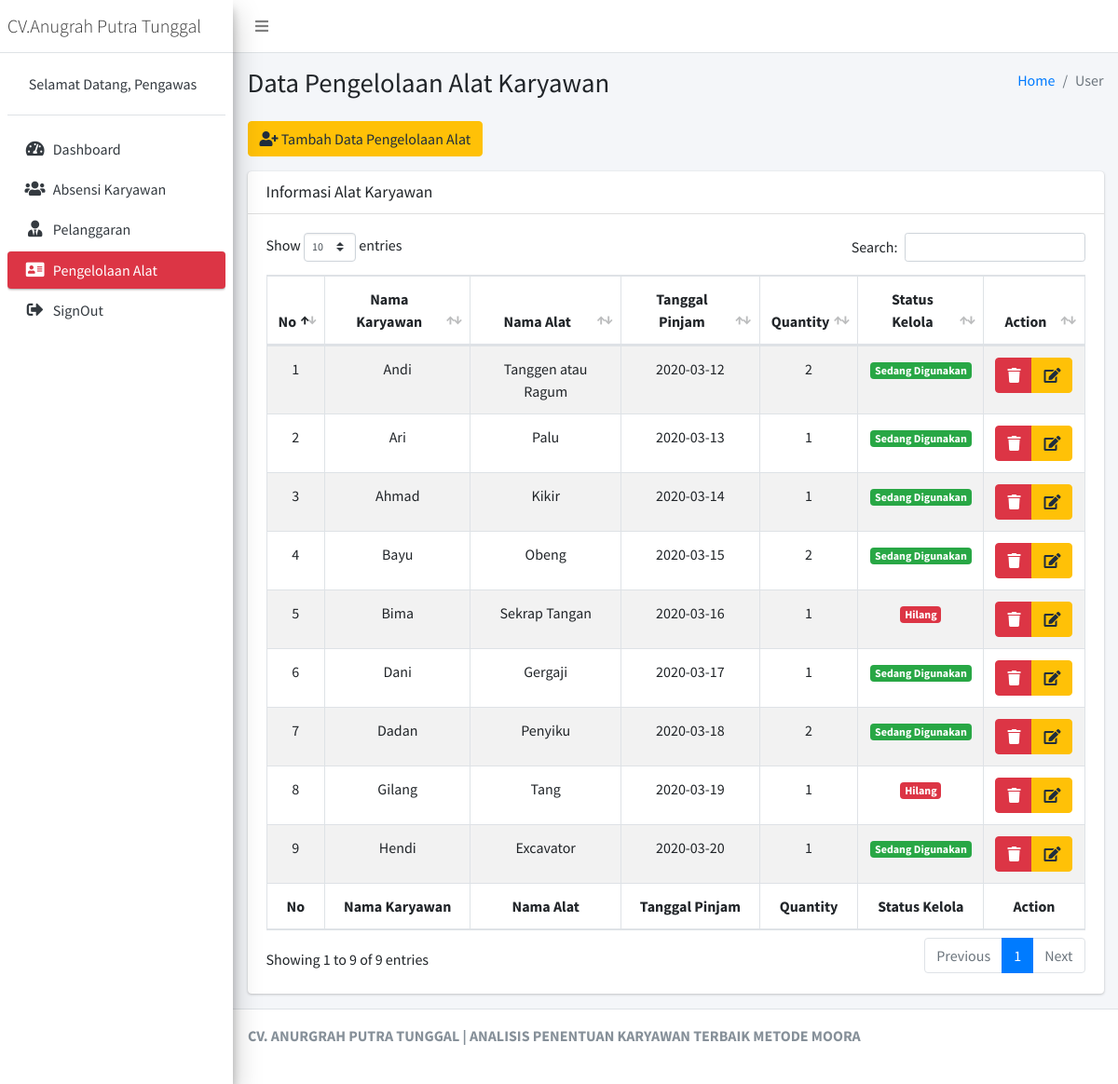
/Pengawas/cPengelolaan (signed in), run on an earlier commit of the app's database.
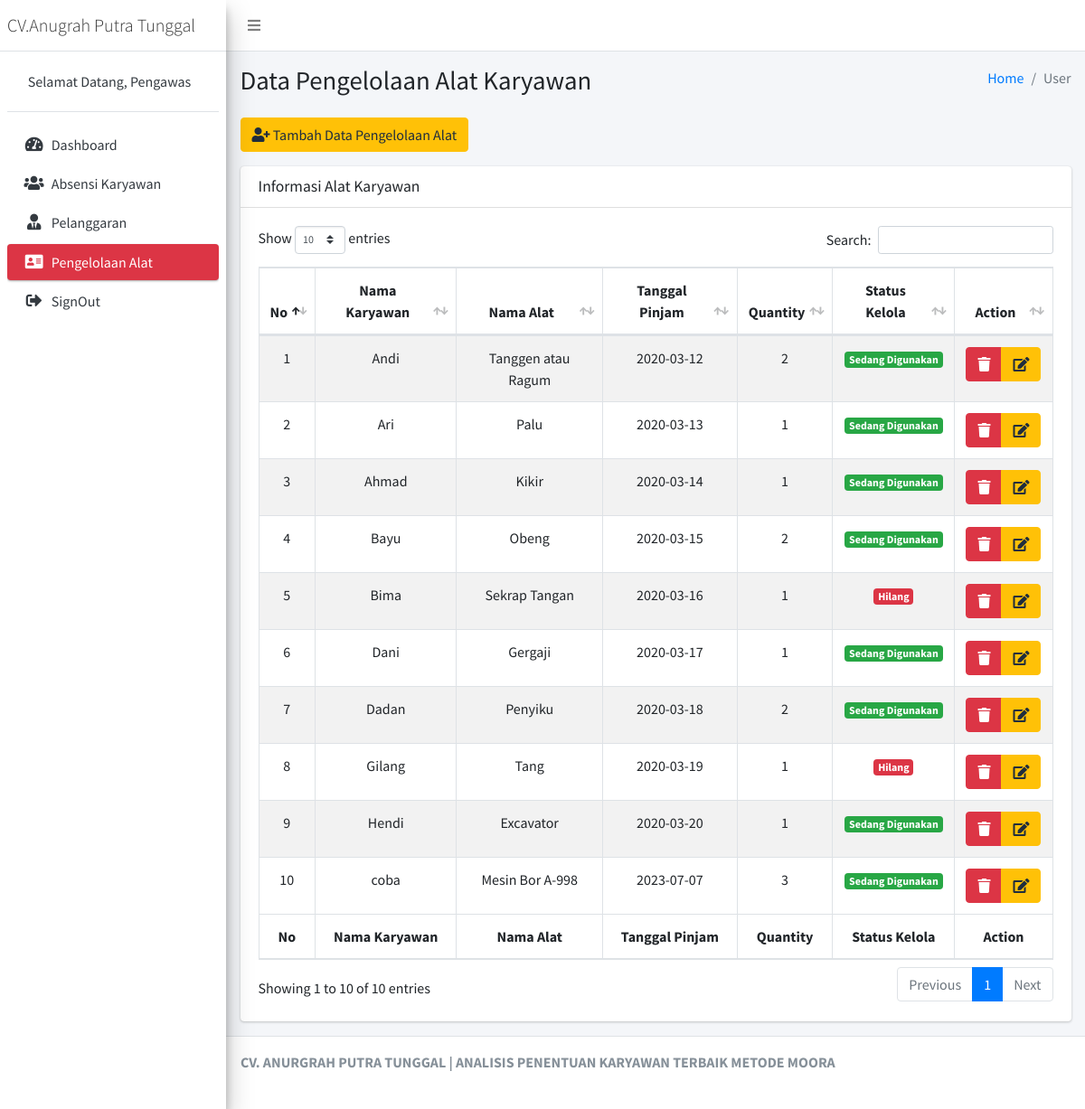
And on a later commit of the database.
### tables this page shows
CREATE TABLE `tbl_pengelolaan_alat` (
  `id_pengelolaan_alat` int(11) NOT NULL,
  `id_karyawan` int(11) NOT NULL,
  `nama_alat` varchar(125) NOT NULL,
  `qty` int(11) NOT NULL,
  `tgl_pinjam` varchar(15) NOT NULL,
  `stat_kelola` int(11) NOT NULL
);

CREATE TABLE `tbl_karyawan` (
  `id_karyawan` int(11) NOT NULL,
  `nama_karyawan` varchar(125) NOT NULL,
  `jk_karyawan` varchar(125) NOT NULL,
  `alamat_karyawan` text NOT NULL,
  `no_hp_karyawan` varchar(125) NOT NULL,
  `divisi` varchar(125) NOT NULL,
  `jabatan` varchar(125) NOT NULL,
  `tgl_mulai` varchar(125) NOT NULL
);

### application/controllers/Pengawas/cPengelolaan.php (called while the page is built, shortened)
<?php
class cPengelolaan extends CI_Controller
{
	public function __construct()
	{
		$this->load->model('mPengelolaan');
		$this->load->model('mKaryawan');
	}
	public function index()
	{
		$data = array(
			'pengelolaan' => $this->mPengelolaan->select(),
			'karyawan' => $this->mKaryawan->select()
		);
		$this->load->view('Pengawas/Layout/head');
		$this->load->view('Pengawas/Layout/aside');
		$this->load->view('Pengawas/vPengelolaan', $data);
		$this->load->view('Pengawas/Layout/footer');
	}
}

### index.php (called while the page is built, shortened)
<?php
require_once BASEPATH.'core/CodeIgniter.php';

### application/models/mPengelolaan.php (called while the page is built, shortened)
<?php
class mPengelolaan extends CI_Model
{
	public function select()
	{
		$this->db->select('*');
		$this->db->from('tbl_pengelolaan_alat');
		$this->db->join('tbl_karyawan', 'tbl_pengelolaan_alat.id_karyawan = tbl_karyawan.id_karyawan', 'left');
		return $this->db->get()->result();
	}
}

### application/views/Pengawas/vPengelolaan.php (the view, shortened to what this page needs)
<div class="content-wrapper">
	<section class="content-header">
		<div class="container-fluid">
			<div class="row mb-2">
				<div class="col-sm-6">
					<h1>Data Pengelolaan Alat Karyawan</h1>
				</div>
				<div class="col-sm-6">
					<ol class="breadcrumb float-sm-right">
						<li class="breadcrumb-item"><a href="#">Home</a></li>
						<li class="breadcrumb-item active">User</li>
					</ol>
				</div>
			</div>
		</div>
	</section>
	<section class="content">
		<div class="container-fluid">
			<div class="row">
				<div class="col-12  ">
					<button type="button" class="btn btn-warning mb-3" data-toggle="modal" data-target="#modal-default">
						<i class="fas fa-user-plus"></i> Tambah Data Pengelolaan Alat
					</button>
					<div class="card">
						<div class="card-header">
							<h3 class="card-title">Informasi Alat Karyawan</h3>
						</div>
						<div class="card-body">
							<table id="example1" class="table table-bordered table-striped">
								<thead>
									<tr>
										<th class="text-center">No</th>
										<th class="text-center">Nama Karyawan</th>
										<th class="text-center">Nama Alat</th>
										<th class="text-center">Tanggal Pinjam</th>
										<th class="text-center">Quantity</th>
										<th class="text-center">Status Kelola</th>
										<th class="text-center">Action</th>
									</tr>
								</thead>
								<tbody>
									<?php
									$no = 1;
									foreach ($pengelolaan as $key => $value) {
									?>
										<tr>
											<td class="text-center"><?= $no++ ?></td>
											<td class="text-center"><?= $value->nama_karyawan ?></td>
											<td class="text-center"><?= $value->nama_alat ?></td>
											<td class="text-center"><?= $value->tgl_pinjam ?></td>
											<td class="text-center"><?= $value->qty ?></td>
											<td class="text-center"><?php
																	if ($value->stat_kelola == '0') {
																	?>
													<span class="badge badge-success">Sedang Digunakan</span>
												<?php
																	} else if ($value->stat_kelola == '1') {
												?>
													<span class="badge badge-danger">Hilang</span>
												<?php
																	}
												?>
											</td>
											<td class="text-center">
												<div class="btn-group">
													<a href="<?= base_url('Pengawas/cPengelolaan/delete/' . $value->id_pengelolaan_alat) ?>" class="btn btn-danger"><i class="fas fa-trash"></i></a>
													<button type="button" data-toggle="modal" data-target="#edit<?= $value->id_pengelolaan_alat ?>" class="btn btn-warning"><i class="fas fa-edit"></i></button>
												</div>
											</td>
										</tr>
									<?php
									}
									?>
								</tbody>
								<tfoot>
									<tr>
										<th class="text-center">No</th>
										<th class="text-center">Nama Karyawan</th>
										<th class="text-center">Nama Alat</th>
										<th class="text-center">Tanggal Pinjam</th>
										<th class="text-center">Quantity</th>
										<th class="text-center">Status Kelola</th>
										<th class="text-center">Action</th>
									</tr>
								</tfoot>
							</table>
						</div>
					</div>
				</div>
			</div>
		</div>
	</section>
</div>

What changed in the data, as far as the page shows it:
added tbl_pengelolaan_alat: id_karyawan.nama_karyawan "coba", nama_alat "Mesin Bor A-998", tgl_pinjam "2023-07-07", qty "3", stat_kelola "Sedang Digunakan"
Also different on the page:
text written by a page script: "Show entries Search: Showing 1 to 9 of 9 entries Previous 1 Next" → "Show entries Search: Showing 1 to 10 of 10 entries Previous 1 Next"
